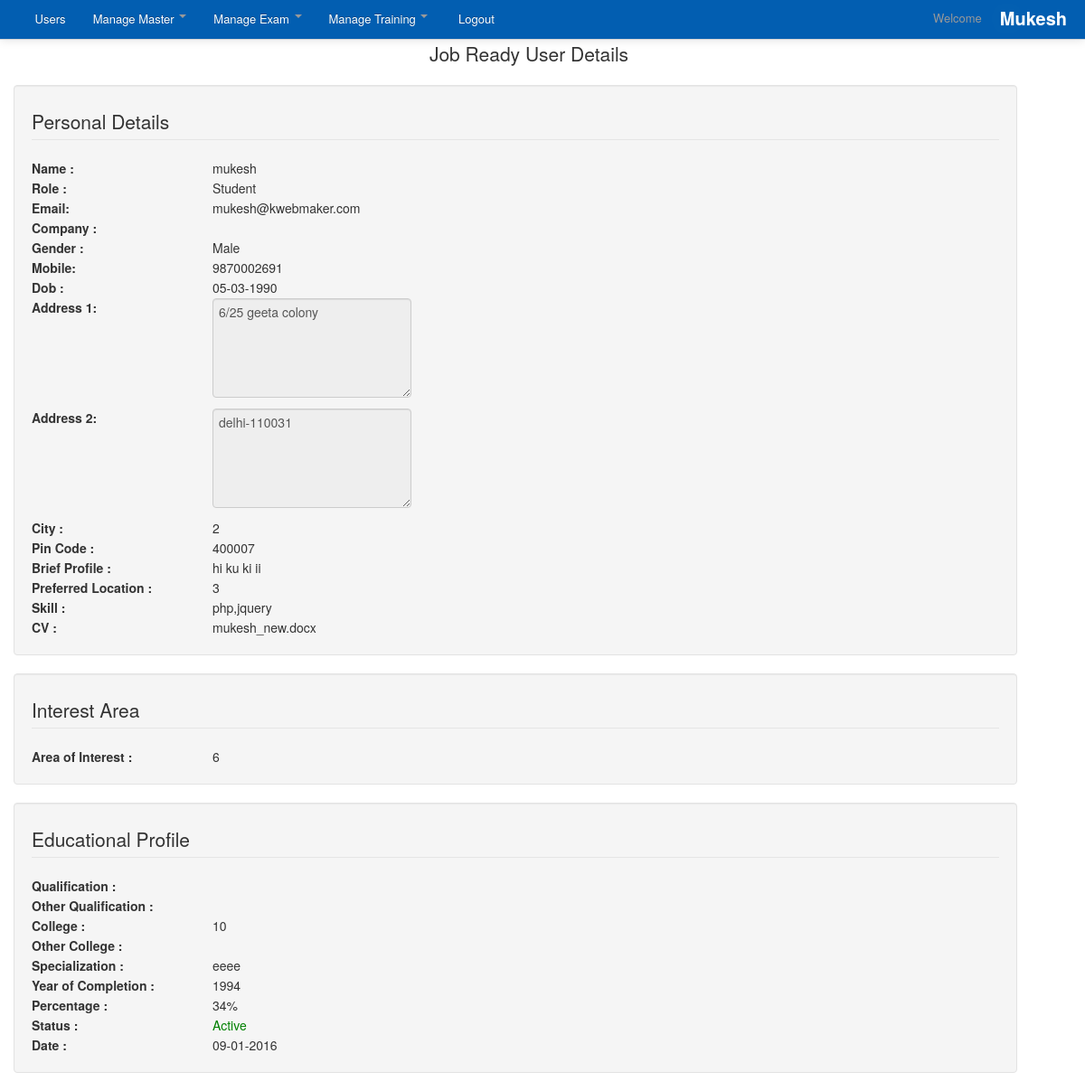
Page /admin/view_user.php?uid=45 (signed in) on the committed database.
### tables this page shows
CREATE TABLE `job_profile` (
  `id` int(11) NOT NULL,
  `registration_id` int(11) NOT NULL,
  `fname` varchar(200) NOT NULL,
  `designation` varchar(255) NOT NULL,
  `company_name` varchar(251) NOT NULL,
  `company_profile` text NOT NULL,
  `company_contact_email` varchar(21) NOT NULL,
  `comapny_landline` varchar(51) NOT NULL,
  `gender` varchar(21) NOT NULL,
  `mobile` varchar(21) NOT NULL,
  `dob` varchar(15) NOT NULL,
  `address1` text NOT NULL,
  `address2` text NOT NULL,
  `address3` text NOT NULL,
  `city` varchar(100) NOT NULL,
  `pincode` varchar(51) NOT NULL,
  `brief_profile` text NOT NULL,
  `preffered_location` varchar(251) NOT NULL,
  `keyword_skill` text NOT NULL,
  `upload_cv` varchar(200) NOT NULL,
  `post_date` datetime NOT NULL,
  `modified_date` datetime NOT NULL,
  `ip_address` varchar(51) NOT NULL,
  `status` enum('1','0') NOT NULL
);

CREATE TABLE `job_registration` (
  `id` int(11) NOT NULL,
  `type_of_actor` enum('O','S','T','F') NOT NULL DEFAULT 'O',
  `registration_type` enum('SA','A') NOT NULL,
  `refer_registration_id` int(11) NOT NULL,
  `email` varchar(100) NOT NULL,
  `password` varchar(200) NOT NULL,
  `mobile_no` bigint(20) NOT NULL,
  `post_date` datetime NOT NULL,
  `modified_date` datetime NOT NULL,
  `ip_address` varchar(21) NOT NULL,
  `status` enum('1','0') NOT NULL,
  `Fuid` varchar(250) NOT NULL,
  `oauth_uid` varchar(250) NOT NULL,
  `gpluslink` varchar(250) NOT NULL
);

CREATE TABLE `job_area_of_interest` (
  `id` int(11) NOT NULL,
  `registration_id` int(11) NOT NULL,
  `area_of_interest` int(11) NOT NULL
);

CREATE TABLE `job_education_profile` (
  `id` int(11) NOT NULL,
  `registration_id` int(11) NOT NULL,
  `education` int(11) NOT NULL,
  `education_others` varchar(200) NOT NULL,
  `college` int(11) NOT NULL,
  `college_other` varchar(200) NOT NULL,
  `specialization` varchar(200) NOT NULL,
  `year_of_completion` varchar(21) NOT NULL,
  `percentage` varchar(21) NOT NULL,
  `post_date` datetime NOT NULL,
  `ip_address` varchar(21) NOT NULL
);

### admin/view_user.php (the view, shortened to what this page needs)
<?php include('header.php'); ?>
<?php
if($_REQUEST['uid']!='')
{
$gotuidx= $_GET['uid'];
$sqlx ="select a.id,a.type_of_actor,a.email,a.mobile_no,a.status,a.post_date,	b.fname,b.company_name,b.comapny_landline,b.gender,b.dob,b.address1,b.address2,b.address3,b.city,b.pincode,b.brief_profile,b.preffered_location,b.keyword_skill,b.upload_cv,c.area_of_interest,d.education,d.education_others,d.college,d.college_other,d.specialization,d.year_of_completion,d.percentage from job_registration a inner join job_profile b on a.id=b.registration_id inner join job_area_of_interest c on a.id=c.registration_id inner join job_education_profile d on a.id=d.registration_id where a.id='$gotuidx'";
$result2=mysql_query($sqlx);
if($row2 = mysql_fetch_array($result2))
{
$fname=stripslashes($row2['fname']);
$email=stripslashes($row2['email']);
$mobile_no=stripslashes($row2['mobile_no']);
$role=stripslashes($row2['type_of_actor']);
$co_name=stripslashes($row2['company_name']);
$gender=stripslashes($row2['gender']);
$dob=stripslashes($row2['dob']);
$address_line1=stripslashes($row2['address1']);
$address_line2=stripslashes($row2['address2']);
$city=stripslashes($row2['city']);
$pincode=stripslashes($row2['pincode']);
$profile=stripslashes($row2['brief_profile']);
$location=stripslashes($row2['preffered_location']);
$skill=stripslashes($row2['keyword_skill']);
$cv=stripslashes($row2['upload_cv']);
$areaInterest=stripslashes($row2['area_of_interest']);
$qualification=stripslashes($row2['qualification']);
$qualification_others=stripslashes($row2['qualification_others']);
$college=stripslashes($row2['college']);
$college_other=stripslashes($row2['college_other']);
$specialization=stripslashes($row2['specialization']);
$year_of_completion=stripslashes($row2['year_of_completion']);
$percentage=stripslashes($row2['percentage']);
$status=stripslashes($row2['status']);
$post_date=stripslashes($row2['post_date']);
if($row2['type_of_actor']=="F"){$role ="Firm";}
elseif($row2['type_of_actor']=="T"){$role ="Trainer";}
elseif($row2['type_of_actor']=="S"){$role ="Student";}
}
?>
<div class="container">
<div class="row ">
<div class="col-lg-12 top-buffer" style="text-align:center;">
<div class="lead">Job Ready User Details</div>
</div>
</div>
<div class="row">
<div class="span11 well">
<legend>Personal Details</legend>
<div id="pd">
				<div class="row mysrow" style="padding:1px 0px;">
					<div class="span2"><strong>Name	:</strong></div>
					<div class="span4"><?php echo $fname;?></div>
				</div>
				<div class="row mysrow" style="padding:1px 0px;">
					<div class="span2"><strong>Role	:</strong></div>
					<div class="span4"><?php echo $role;?></div>
				</div>
				<div class="row mysrow" style="padding:1px 0px;">
					<div class="span2"><strong>Email:</strong></div>
					<div class="span4"><?php echo $email;?></div>
				</div>
				<div class="row mysrow" style="padding:1px 0px;">
					<div class="span2"><strong>Company	:</strong></div>
					<div class="span4"><?php echo $co_name;?></div>
				</div>
				<div class="row mysrow" style="padding:1px 0px;">
					<div class="span2"><strong>Gender	:</strong></div>
					<div class="span4"><?php echo $gender;?></div>
				</div>
				<div class="row mysrow" style="padding:1px 0px;">
					<div class="span2"><strong>Mobile:</strong></div>
					<div class="span4"><?php echo $mobile_no;?></div>
				</div>
				<div class="row mysrow" style="padding:1px 0px;">
					<div class="span2"><strong>Dob	:</strong></div>
					<div class="span4"><?php echo $dob;?></div>
				</div>
				<div class="row mysrow" style="padding:1px 0px;">
					<div class="span2"><strong>Address 1:</strong></div>
					<div class="span4"><textarea rows="5" disabled><?php echo $address_line1; ?></textarea></div>
				</div>
				<div class="row mysrow" style="padding:1px 0px;">
					<div class="span2"><strong>Address 2:</strong></div>
					<div class="span4"><textarea rows="5" disabled><?php echo $address_line2; ?></textarea></div>
				</div>
				<div class="row mysrow" style="padding:1px 0px;">
					<div class="span2"><strong>City	:</strong></div>
					<div class="span4"><?php echo $city; ?></div>
				</div>
				<div class="row mysrow" style="padding:1px 0px;">
					<div class="span2"><strong>Pin Code	:</strong></div>
					<div class="span4"><?php echo $pincode; ?></div>
				</div>
				<div class="row mysrow" style="padding:1px 0px;">
					<div class="span2"><strong>Brief Profile	:</strong></div>
					<div class="span4"><?php echo $profile; ?></div>
				</div>
				<div class="row mysrow" style="padding:1px 0px;">
					<div class="span2"><strong>Preferred Location	:</strong></div>
					<div class="span4"><?php echo $location; ?></div>
				</div>
				<div class="row mysrow" style="padding:1px 0px;">
					<div class="span2"><strong>Skill	:</strong></div>
					<div class="span4"><?php echo $skill; ?></div>
				</div>
				<div class="row mysrow" style="padding:1px 0px;">
					<div class="span2"><strong>CV	:</strong></div>
					<div class="span4"><?php echo $cv; ?></div>
				</div>
			</div>
	</div>
	<div class="span11 well">
		<legend>Interest Area</legend>
			<div id="pd">
				<div class="row mysrow" style="padding:1px 0px;">
					<div class="span2"><strong>Area of Interest	:</strong></div>
					<div class="span4"><?php echo $areaInterest; ?></div>
				</div>
			</div>
	</div>
	<div class="span11 well">
		<legend>Educational Profile</legend>
			<div id="pd">
				<div class="row mysrow" style="padding:1px 0px;">
					<div class="span2"><strong>Qualification	:</strong></div>
					<div class="span4"><?php echo $qualification; ?></div>
				</div>
				<div class="row mysrow" style="padding:1px 0px;">
					<div class="span2"><strong>Other Qualification	:</strong></div>
					<div class="span4"><?php echo $qualification_others; ?></div>
				</div>
				<div class="row mysrow" style="padding:1px 0px;">
					<div class="span2"><strong>College	:</strong></div>
					<div class="span4"><?php echo $college; ?></div>
				</div>
				<div class="row mysrow" style="padding:1px 0px;">
					<div class="span2"><strong>Other College	:</strong></div>
					<div class="span4"><?php echo $college_other; ?></div>
				</div>
				<div class="row mysrow" style="padding:1px 0px;">
					<div class="span2"><strong>Specialization	:</strong></div>
					<div class="span4"><?php echo $specialization; ?></div>
				</div>
				<div class="row mysrow" style="padding:1px 0px;">
					<div class="span2"><strong>Year of Completion :</strong></div>
					<div class="span4"><?php echo $year_of_completion; ?></div>
				</div>
				<div class="row mysrow" style="padding:1px 0px;">
					<div class="span2"><strong>Percentage	:</strong></div>
					<div class="span4"><?php echo $percentage; ?>%</div>
				</div>
				<div class="row mysrow" style="padding:1px 0px;">
				<div class="span2"><strong>Status :</strong></div>
				<?php if($status == '1')
				{ echo "<div class='span4'><span style='color:green'>Active</span></div>";
				}else if($status == '0') {
				echo "<div class='span4'><span style='color:red'>Deactive</span></div>";
				}
				?>
				</div>
				<div class="row mysrow" style="padding:1px 0px;">
				<div class="span2"><strong>Date	:</strong></div>
				<div class="span4"><?php echo date("d-m-Y",strtotime($post_date)); ?></div>
				</div>
				</div>
	</div>
	</div>
	</div>
 <?php
}
?>
<?php include('footer.php') ?>

### admin/css/docs.css (style rules this page uses)
body { background: url(../img/grid_noise.png); position: relative; }

### admin/css/print.css (style rules this page uses)
span { text-transform:uppercase; }

### admin/css/work.css (style rules this page uses)
.mysrow { padding:5px 0px 5px 0px; }

### rows in the picture
job_profile: fname "mukesh", gender "Male", dob "05-03-1990", address1 "6/25 geeta colony", address2 "delhi-110031", city "2", pincode "400007", brief_profile "hi ku ki ii", preffered_location "3", keyword_skill "php,jquery", upload_cv "mukesh_new.docx"
job_registration: type_of_actor "Student", email "mukesh@kwebmaker.com", mobile_no "9870002691", post_date "09-01-2016"
job_area_of_interest: area_of_interest "6"
job_education_profile: college "10", specialization "eeee", year_of_completion "1994", percentage "34"

### other values in the picture
$username "Mukesh"
